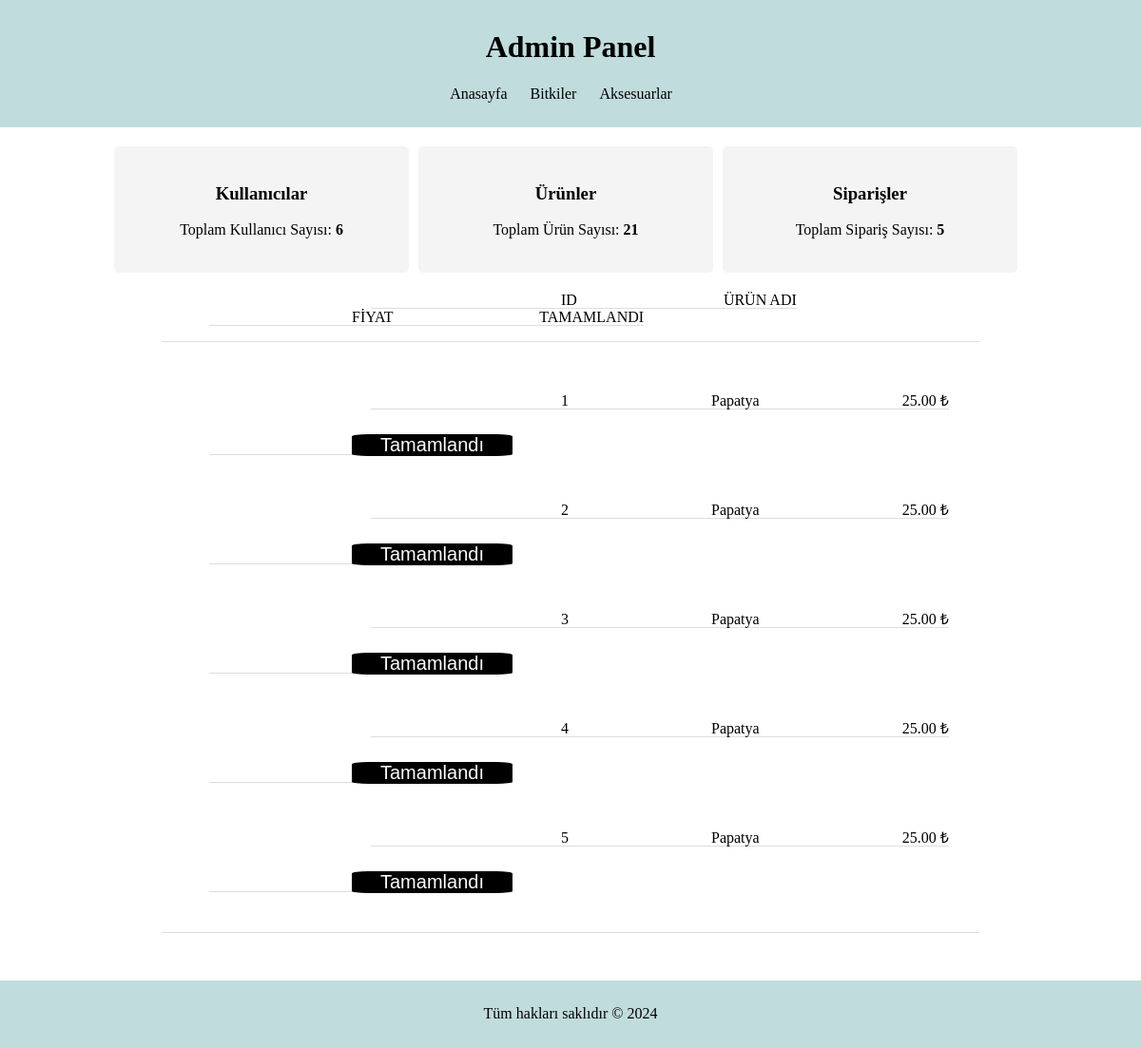
The app's page /admin.php with its own data.
### tables this page shows
CREATE TABLE `odeme` (
  `id` int(11) NOT NULL,
  `urun_ad` varchar(100) NOT NULL,
  `fiyat` decimal(10,2) NOT NULL
);

### vt_veri_cekme.php (called while the page is built)
<?php
require 'vt_baglanti.php';
$sql_musteri = "SELECT COUNT(*) AS sayisi FROM users";
$result_musteri = $conn->query($sql_musteri);
$row= $result_musteri->fetch_assoc();
$musteri_sayisi = $row["sayisi"];
$sql_musteri = "SELECT COUNT(*) AS sayisi FROM odeme";
$result_musteri = $conn->query($sql_musteri);
$row = $result_musteri->fetch_assoc();
$siparis_sayisi = $row["sayisi"];
$sql_musteri = "SELECT COUNT(*) AS sayisi FROM urunler";
$result_musteri = $conn->query($sql_musteri);
$row = $result_musteri->fetch_assoc();
$urun_sayisi = $row["sayisi"];

### admin.php (the view, shortened to what this page needs)
<!DOCTYPE html>
<html lang="en">
<head>
    <link rel="stylesheet" href="css/admin.css" />
    <link rel="stylesheet" href="css/listele.css" />
</head>
<body>
<header>
    <h1>Admin Panel</h1>
    <nav>
        <ul>
            <li><a href="index.html" class="active">Anasayfa</a></li>
            <li><a href="bitki.php">Bitkiler</a></li>
            <li><a href="aksesuar.php">Aksesuarlar</a></li>
        </ul>
    </nav>
</header>
<main>
    <section>
    <?php include 'vt_veri_cekme.php'; ?>
        <div class="overview">
            <div class="card">
                <h3>Kullanıcılar</h3>
                <p>Toplam Kullanıcı Sayısı: <strong><?php echo $musteri_sayisi; ?></strong></p>
            </div>
            <div class="card">
                <h3>Ürünler</h3>
                <p>Toplam Ürün Sayısı: <strong><?php echo $urun_sayisi; ?></strong></p>
            </div>
            <div class="card">
                <h3>Siparişler</h3>
                <p>Toplam Sipariş Sayısı: <strong><?php echo $siparis_sayisi; ?></strong></p>
            </div>
        </div>
    </section>
</main>
        <div class="listele">
            <ul class="listele-list">
                <li class="listele">
                    <span>ID</span>
                    <span>ÜRÜN ADI</span>
                    <span>FİYAT</span>
                    <span>TAMAMLANDI</span>
                </li>
            </ul>
            </div>
            <?php
                require 'vt_baglanti.php';
                $sql = "SELECT * FROM odeme";
                $result = $conn->query($sql);
                if ($result->num_rows > 0) {
                    echo'<div class="listele">';
                    while ($row = $result->fetch_assoc()) {
                        echo '<ul class="listele-list">';
                        echo '<li class="listele">';
                        echo '<span>' . $row['id'] . '</span>';
                        echo '<span>' . $row['urun_ad'] . '</span>';
                        echo '<span>' . $row['fiyat'] . ' ₺ </span>';
                        echo '<button class="delete-btn">Tamamlandı</button>';
                        echo '</li>';
                    }
                    echo '</ul>';
                    echo '</div>';
                } else {
                    echo 'Ürün bulunamadı.';
                }
            ?>
<footer>
    <p>Tüm hakları saklıdır &copy; 2024</p>
</footer>
</body>
</html>

### css/admin.css (style rules this page uses)
body { margin: 0; padding: 0; }
header, footer { background-color:#c1dcdc; color: #000000; padding: 10px; text-align: center; }
nav ul, ul { list-style: none; padding: 0; }
nav ul li, ul li { display: inline; margin-right: 20px; }
nav ul li a, ul li a { color: #000000; text-decoration: none; }
section { float: left; width: 80%; padding: 20px; text-align: center; margin-left: 100px; }
.overview { display: flex; justify-content: space-between; }
.card { background-color: #f4f4f4; padding: 20px; flex-basis: 30%; margin-right: 10px; border-radius: 5px; }
footer { clear: both; background-color: #c1dcdc; color: #000000; text-align: center; padding: 10px; }

### css/listele.css (style rules this page uses)
.listele-list { margin-top: 20px;; list-style: none; width: 100%; }
.listele { margin: 50px 170px; justify-content: space-between; border-bottom: 1px solid #ddd; align-items: center; padding-left: 50px; }
.listele span { padding-left: 150px; width: 100%; flex: 1; }
.listele .delete-btn { background-color: black; color: white; border: none; font-size: 20px; margin-top: 25px; margin-bottom: 25px; padding: 0px 30px; border-radius: 10%; margin-left: 150px; }

### records on screen
odeme: id "1", urun_ad "Papatya", fiyat "25.00"
odeme: id "2", urun_ad "Papatya", fiyat "25.00"
odeme: id "3", urun_ad "Papatya", fiyat "25.00"
odeme: id "4", urun_ad "Papatya", fiyat "25.00"
odeme: id "5", urun_ad "Papatya", fiyat "25.00"

### other values on screen
$musteri_sayisi "6"
$urun_sayisi "21"
$siparis_sayisi "5"
